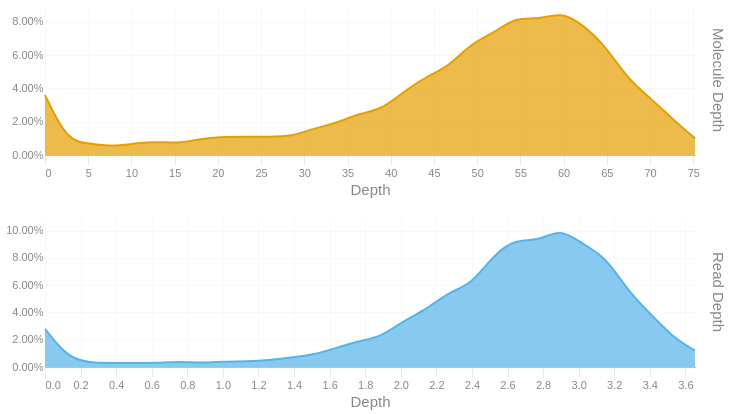

The code cell stored with this chart in its notebook:
### Code cell
readdep = depth_hist(tb['Read Depth'], q99, 3)
readdep = readdep.with_columns(pl.lit('Read Depth').alias('Metric'))
if not SKIPLR:
    moldep = depth_hist(tb['Molecule Depth'], mol_q99, 1)
    moldep = moldep.with_columns(pl.lit('Molecule Depth').alias('Metric'))
    _hist = pl.concat([readdep, moldep])
    _hist = _hist.filter(pl.col('Proportion') != 0)
    with SafeRender(_hist):
        (
            alt.Chart(_hist)        
            .mark_area(interpolate = "basis")
            .encode(
                x=alt.X('Bin:Q').scale(domainMin=0).axis(alt.Axis(title='Depth')),
                y = alt.Y('Proportion:Q', title = None).axis(format = '.2%'),
                color = alt.Color('Metric:N').legend(None),
                row = alt.Row("Metric:N").header(title = None, labelOrient = 'right'),
                tooltip = [
                    alt.Tooltip("Metric:N", title = "Metric"),
                    alt.Tooltip('Interval:N', title = "Depth Interval"),
                    alt.Tooltip('Proportion:Q', title = "% Alignments").format('.2%')
                ]
            )
            .resolve_scale(x='independent', y='independent')
            .properties(
                height = 150, width = 650,
                usermeta={'embedOptions': {'downloadFileName': f'{samplename}.depth.hist'}}
            )
        ).display()
else:
    readdep = readdep.filter(pl.col('Proportion') != 0)
    with SafeRender(readdep):
        (
            alt.Chart(readdep)        
            .mark_area(interpolate = "basis")
            .encode(
                x=alt.X('Bin:Q').scale(domainMin=0).axis(alt.Axis(title='Depth')),
                y = alt.Y('Proportion:Q', title = None).axis(format = '.2%'),
                tooltip = [
                    alt.Tooltip('Interval:N', title = "Depth Interval"),
                    alt.Tooltip('Proportion:Q', title = "% Alignments").format('.2%')
                ]
            )
            .properties(
                usermeta={'embedOptions': {'downloadFileName': f'{samplename}.depth.hist'}}
            )
        ).display()

### Figure 1 — Vega-Lite specification as saved in the notebook (floating-point values rounded to 4 significant figures)
{"width": 650, "height": 150, "config": {"title": {"anchor": "start", "dy": -15, "fontSize": 18, "color": "#888888", "subtitleColor": "#888888", "subtitleFontSize": 14}, "arc": {"fill": "#0072B2"}, "axis": {"domainColor": "#888888", "domainWidth": 0.5, "gridWidth": 0.2, "grid": false, "titleFontWeight": 400, "titleFontSize": 15, "labelFontSize": 11, "labelColor": "#888888", "tickColor": "#888888", "tickWidth": 0.2, "titleColor": "#888888"}, "axisBand": {"grid": false}, "axisX": {"grid": true, "tickSize": 10, "domainCap": "round"}, "axisY": {"domain": false, "grid": true, "tickSize": 0, "domainCap": "round"}, "background": "transparent", "header": {"labelFontSize": 15, "labelColor": "#888888", "titleFontSize": 15, "titleFontWeight": 600, "titleColor": "#888888"}, "legend": {"labelFont": "sans-serif", "labelFontSize": 12, "labelColor": "#888888", "symbolSize": 100, "symbolType": "circle", "titleFontSize": 12, "titlePadding": 10, "titleColor": "#888888", "title": null}, "range": {"category": ["#E69F00", "#56B4E9", "#009E73", "#F0E442", "#0072B2", "#D55E00", "#CC79A7", "#000000"], "diverging": ["#cfe8f3", "#a2d4ec", "#73bfe2", "#46abdb", "#1696d2", "#12719e"]}, "area": {"fill": "#0072B2", "fillOpacity": 0.7, "line": true, "strokeOpacity": 0.7}, "line": {"color": "#0072B2", "stroke": "#0072B2", "strokeWidth": 2}, "trail": {"color": "#0072B2", "stroke": "#0072B2", "strokeWidth": 0, "size": 1}, "point": {"filled": true, "fillOpacity": 1.0, "size": 95}, "text": {"color": "#888888", "fontSize": 11, "align": "right", "fontWeight": 400, "size": 11}, "bar": {"fill": "#0072B2", "stroke": null}, "view": {"stroke": null, "continuousWidth": 660, "continuousHeight": 400}}, "data": {"name": "data-0934e037eb53facb107c6fe58413d651"}, "mark": {"type": "area", "interpolate": "basis"}, "encoding": {"color": {"field": "Metric", "legend": null, "type": "nominal"}, "row": {"field": "Metric", "header": {"title": null, "labelOrient": "right"}, "type": "nominal"}, "tooltip": [{"field": "Metric", "title": "Metric", "type": "nominal"}, {"field": "Interval", "title": "Depth Interval", "type": "nominal"}, {"field": "Proportion", "format": ".2%", "title": "% Alignments", "type": "quantitative"}], "x": {"axis": {"title": "Depth"}, "field": "Bin", "scale": {"domainMin": 0}, "type": "quantitative"}, "y": {"axis": {"format": ".2%"}, "field": "Proportion", "title": null, "type": "quantitative"}}, "resolve": {"scale": {"x": "independent", "y": "independent"}}, "usermeta": {"embedOptions": {"downloadFileName": "S3_Annapolis_037.depth.hist"}}, "$schema": "https://vega.github.io/schema/vega-lite/v6.1.0.json", "datasets": {"data-0934e037eb53facb107c6fe58413d651": [{"Bin": 0.0, "Interval": "0.0-0.126", "Proportion": 0.028, "Metric": "Read Depth"}, {"Bin": 0.126, "Interval": "0.126-0.252", "Proportion": 0.007, "Metric": "Read Depth"}, {"Bin": 0.252, "Interval": "0.252-0.378", "Proportion": 0.003, "Metric": "Read Depth"}, {"Bin": 0.378, "Interval": "0.378-0.504", "Proportion": 0.003, "Metric": "Read Depth"}, {"Bin": 0.504, "Interval": "0.504-0.63", "Proportion": 0.003, "Metric": "Read Depth"}, {"Bin": 0.63, "Interval": "0.63-0.756", "Proportion": 0.003, "Metric": "Read Depth"}, {"Bin": 0.756, "Interval": "0.756-0.882", "Proportion": 0.004, "Metric": "Read Depth"}, {"Bin": 0.882, "Interval": "0.882-1.008", "Proportion": 0.003, "Metric": "Read Depth"}, {"Bin": 1.008, "Interval": "1.008-1.134", "Proportion": 0.004, "Metric": "Read Depth"}, {"Bin": 1.134, "Interval": "1.134-1.26", "Proportion": 0.004, "Metric": "Read Depth"}, {"Bin": 1.26, "Interval": "1.26-1.386", "Proportion": 0.005, "Metric": "Read Depth"}, {"Bin": 1.386, "Interval": "1.386-1.512", "Proportion": 0.007, "Metric": "Read Depth"}, {"Bin": 1.512, "Interval": "1.512-1.638", "Proportion": 0.009, "Metric": "Read Depth"}, {"Bin": 1.638, "Interval": "1.638-1.764", "Proportion": 0.014, "Metric": "Read Depth"}, {"Bin": 1.764, "Interval": "1.764-1.89", "Proportion": 0.019, "Metric": "Read Depth"}, {"Bin": 1.89, "Interval": "1.89-2.016", "Proportion": 0.022, "Metric": "Read Depth"}, {"Bin": 2.016, "Interval": "2.016-2.142", "Proportion": 0.034, "Metric": "Read Depth"}, {"Bin": 2.142, "Interval": "2.142-2.268", "Proportion": 0.042, "Metric": "Read Depth"}, {"Bin": 2.268, "Interval": "2.268-2.394", "Proportion": 0.055, "Metric": "Read Depth"}, {"Bin": 2.394, "Interval": "2.394-2.52", "Proportion": 0.06, "Metric": "Read Depth"}, {"Bin": 2.52, "Interval": "2.52-2.646", "Proportion": 0.082, "Metric": "Read Depth"}, {"Bin": 2.646, "Interval": "2.646-2.772", "Proportion": 0.094, "Metric": "Read Depth"}, {"Bin": 2.772, "Interval": "2.772-2.898", "Proportion": 0.092, "Metric": "Read Depth"}, {"Bin": 2.898, "Interval": "2.898-3.024", "Proportion": 0.102, "Metric": "Read Depth"}, {"Bin": 3.024, "Interval": "3.024-3.15", "Proportion": 0.09, "Metric": "Read Depth"}, {"Bin": 3.15, "Interval": "3.15-3.276", "Proportion": 0.081, "Metric": "Read Depth"}, {"Bin": 3.276, "Interval": "3.276-3.402", "Proportion": 0.056, "Metric": "Read Depth"}, {"Bin": 3.402, "Interval": "3.402-3.528", "Proportion": 0.039, "Metric": "Read Depth"}, {"Bin": 3.528, "Interval": "3.528-3.654", "Proportion": 0.022, "Metric": "Read Depth"}, {"Bin": 3.654, "Interval": "3.654-3.78", "Proportion": 0.012, "Metric": "Read Depth"}, {"Bin": 0.0, "Interval": "0.0-2.6", "Proportion": 0.036, "Metric": "Molecule Depth"}, {"Bin": 2.6, "Interval": "2.6-5.2", "Proportion": 0.008, "Metric": "Molecule Depth"}, {"Bin": 5.2, "Interval": "5.2-7.8", "Proportion": 0.007, "Metric": "Molecule Depth"}, {"Bin": 7.8, "Interval": "7.8-10.4", "Proportion": 0.005, "Metric": "Molecule Depth"}, {"Bin": 10.4, "Interval": "10.4-13.0", "Proportion": 0.007, "Metric": "Molecule Depth"}, {"Bin": 13.0, "Interval": "13.0-15.6", "Proportion": 0.008, "Metric": "Molecule Depth"}, {"Bin": 15.6, "Interval": "15.6-18.2", "Proportion": 0.007, "Metric": "Molecule Depth"}, {"Bin": 18.2, "Interval": "18.2-20.8", "Proportion": 0.01, "Metric": "Molecule Depth"}, {"Bin": 20.8, "Interval": "20.8-23.4", "Proportion": 0.011, "Metric": "Molecule Depth"}, {"Bin": 23.4, "Interval": "23.4-25.9", "Proportion": 0.011, "Metric": "Molecule Depth"}, {"Bin": 25.9, "Interval": "25.9-28.5", "Proportion": 0.011, "Metric": "Molecule Depth"}, {"Bin": 28.5, "Interval": "28.5-31.1", "Proportion": 0.011, "Metric": "Molecule Depth"}, {"Bin": 31.1, "Interval": "31.1-33.7", "Proportion": 0.016, "Metric": "Molecule Depth"}, {"Bin": 33.7, "Interval": "33.7-36.3", "Proportion": 0.019, "Metric": "Molecule Depth"}, {"Bin": 36.3, "Interval": "36.3-38.9", "Proportion": 0.025, "Metric": "Molecule Depth"}, {"Bin": 38.9, "Interval": "38.9-41.5", "Proportion": 0.027, "Metric": "Molecule Depth"}, {"Bin": 41.5, "Interval": "41.5-44.1", "Proportion": 0.038, "Metric": "Molecule Depth"}, {"Bin": 44.1, "Interval": "44.1-46.7", "Proportion": 0.047, "Metric": "Molecule Depth"}, {"Bin": 46.7, "Interval": "46.7-49.3", "Proportion": 0.053, "Metric": "Molecule Depth"}, {"Bin": 49.3, "Interval": "49.3-51.9", "Proportion": 0.067, "Metric": "Molecule Depth"}, {"Bin": 51.9, "Interval": "51.9-54.5", "Proportion": 0.073, "Metric": "Molecule Depth"}, {"Bin": 54.5, "Interval": "54.5-57.1", "Proportion": 0.083, "Metric": "Molecule Depth"}, {"Bin": 57.1, "Interval": "57.1-59.7", "Proportion": 0.081, "Metric": "Molecule Depth"}, {"Bin": 59.7, "Interval": "59.7-62.3", "Proportion": 0.086, "Metric": "Molecule Depth"}, {"Bin": 62.3, "Interval": "62.3-64.9", "Proportion": 0.078, "Metric": "Molecule Depth"}, {"Bin": 64.9, "Interval": "64.9-67.5", "Proportion": 0.065, "Metric": "Molecule Depth"}, {"Bin": 67.5, "Interval": "67.5-70.1", "Proportion": 0.045, "Metric": "Molecule Depth"}, {"Bin": 70.1, "Interval": "70.1-72.7", "Proportion": 0.034, "Metric": "Molecule Depth"}, {"Bin": 72.7, "Interval": "72.7-75.2", "Proportion": 0.021, "Metric": "Molecule Depth"}, {"Bin": 75.2, "Interval": "75.2-77.84", "Proportion": 0.01, "Metric": "Molecule Depth"}]}}
